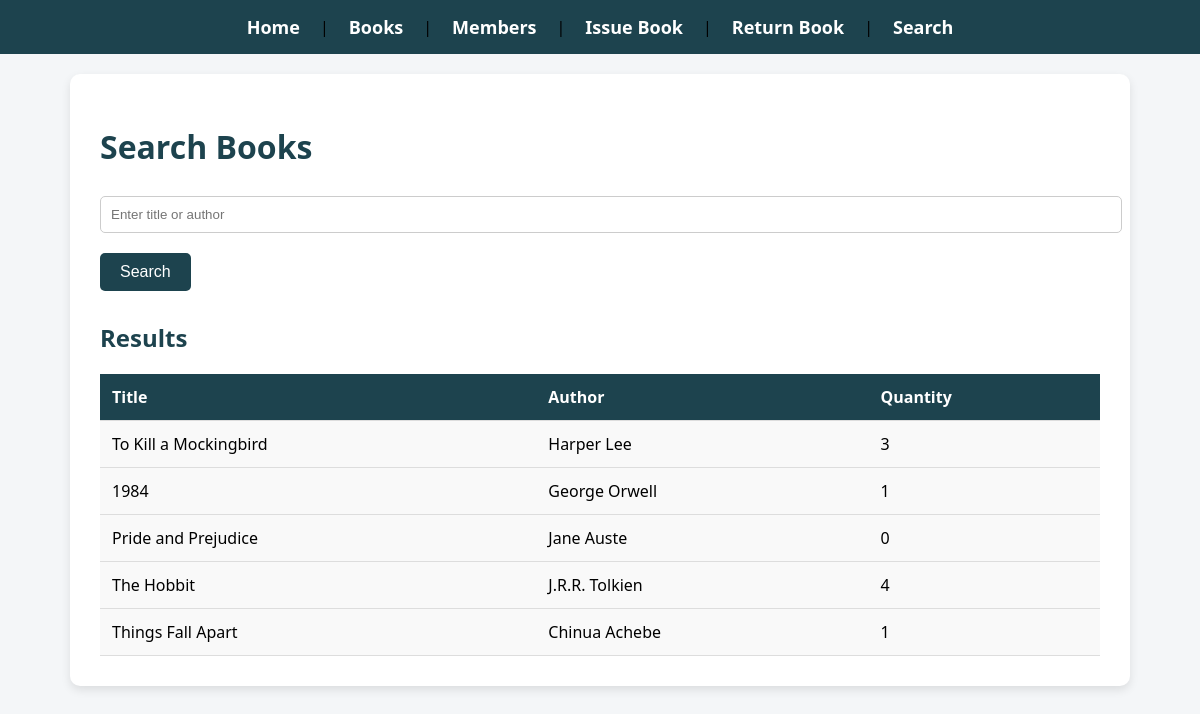
Screenshot of /search with the database file from the repository.
### models.py (models this page shows)
class Book(db.Model):
    id = db.Column(db.Integer, primary_key=True)
    title = db.Column(db.String(150), nullable=False)
    author = db.Column(db.String(100), nullable=False)
    quantity = db.Column(db.Integer, nullable=False, default=0)

### app.py (the view)
@app.route('/search', methods=['GET'])
def search():
    query = request.args.get('query', '')
    results = Book.query.filter(
        (Book.title.ilike(f'%{query}%')) | (Book.author.ilike(f'%{query}%'))
    ).all()
    return render_template('search.html', books=results, query=query)

### templates/search.html
{% extends 'layout.html' %}
{% block content %}
<h1>Search Books</h1>
<form method="get">
    <input type="text" name="query" placeholder="Enter title or author" value="{{ query }}" required>
    <button type="submit">Search</button>
</form>
{% if books %}
    <h2>Results</h2>
    <table>
        <tr>
            <th>Title</th><th>Author</th><th>Quantity</th>
        </tr>
        {% for book in books %}
        <tr>
            <td>{{ book.title }}</td>
            <td>{{ book.author }}</td>
            <td>{{ book.quantity }}</td>
        </tr>
        {% endfor %}
    </table>
{% else %}
    {% if query %}
    <p>No results found for "{{ query }}".</p>
    {% endif %}
{% endif %}
{% endblock %}

### static/style.css (style rules this page uses)
body { font-family: 'Segoe UI', Tahoma, Geneva, Verdana, sans-serif; background: #f4f6f8; margin: 0; padding: 0; }
h1, h2 { color: #1d434e; margin-bottom: 20px; }
form { margin-bottom: 30px; }
input[type="text"], input[type="number"], select { width: 100%; padding: 10px; margin-top: 8px; margin-bottom: 20px; border: 1px solid #ccc; border-radius: 5px; }
button, input[type="submit"] { background-color: #1d434e; color: white; border: none; padding: 10px 20px; font-size: 16px; border-radius: 5px; cursor: pointer; }
table { width: 100%; border-collapse: collapse; margin-top: 20px; }
table th, table td { padding: 12px; text-align: left; border-bottom: 1px solid #ddd; }
table th { background-color: #1d434e; color: white; }
table td { background-color: #f9f9f9; }

### rows the page displays
Book: title "To Kill a Mockingbird", author "Harper Lee", quantity "3"
Book: title "1984", author "George Orwell", quantity "1"
Book: title "Pride and Prejudice", author "Jane Auste", quantity "0"
Book: title "The Hobbit", author "J.R.R. Tolkien", quantity "4"
Book: title "Things Fall Apart", author "Chinua Achebe", quantity "1"
